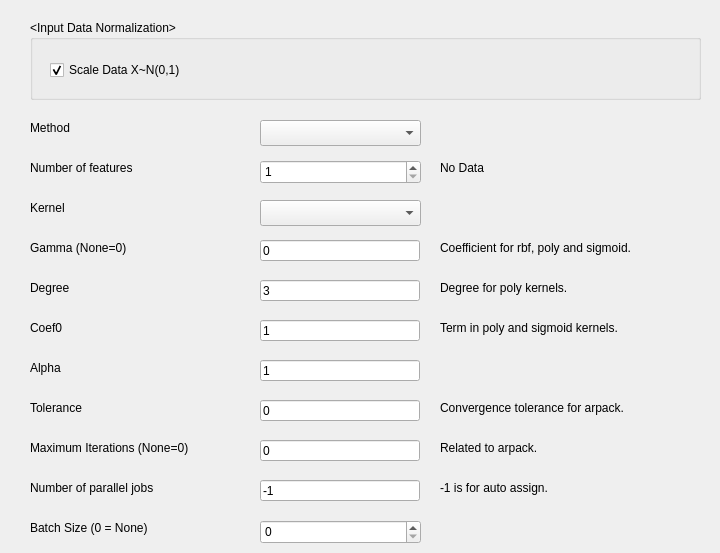
   <widget class="QWidget" name="tab_2">
    <attribute name="title">
     <string>Parameters</string>
    </attribute>
    <widget class="QGroupBox" name="groupBox">
     <property name="geometry">
      <rect>
       <x>30</x>
       <y>20</y>
       <width>671</width>
       <height>80</height>
      </rect>
     </property>
     <property name="title">
      <string>&lt;Input Data Normalization&gt;</string>
     </property>
     <widget class="QCheckBox" name="cbScale">
      <property name="geometry">
       <rect>
        <x>20</x>
        <y>40</y>
        <width>191</width>
        <height>20</height>
       </rect>
      </property>
      <property name="text">
       <string>Scale Data X~N(0,1)</string>
      </property>
      <property name="checked">
       <bool>true</bool>
      </property>
     </widget>
    </widget>
    <widget class="QLabel" name="label_11">
     <property name="geometry">
      <rect>
       <x>30</x>
       <y>440</y>
       <width>231</width>
       <height>16</height>
      </rect>
     </property>
     <property name="text">
      <string>Maximum Iterations (None=0)</string>
     </property>
    </widget>
    <widget class="QLineEdit" name="txtJobs">
     <property name="geometry">
      <rect>
       <x>260</x>
       <y>480</y>
       <width>160</width>
       <height>21</height>
      </rect>
     </property>
     <property name="text">
      <string>-1</string>
     </property>
    </widget>
    <widget class="QLineEdit" name="txtMaxIter">
     <property name="geometry">
      <rect>
       <x>260</x>
       <y>440</y>
       <width>160</width>
       <height>21</height>
      </rect>
     </property>
     <property name="text">
      <string>0</string>
     </property>
    </widget>
    <widget class="QLineEdit" name="txtDegree">
     <property name="geometry">
      <rect>
       <x>260</x>
       <y>280</y>
       <width>160</width>
       <height>21</height>
      </rect>
     </property>
     <property name="text">
      <string>3</string>
     </property>
    </widget>
    <widget class="QLabel" name="lblFeaNum_6">
     <property name="geometry">
      <rect>
       <x>440</x>
       <y>440</y>
       <width>241</width>
       <height>16</height>
      </rect>
     </property>
     <property name="text">
      <string>Related to arpack.</string>
     </property>
    </widget>
    <widget class="QLabel" name="label_13">
     <property name="geometry">
      <rect>
       <x>30</x>
       <y>480</y>
       <width>231</width>
       <height>16</height>
      </rect>
     </property>
     <property name="text">
      <string>Number of parallel jobs</string>
     </property>
    </widget>
    <widget class="QLabel" name="label_14">
     <property name="geometry">
      <rect>
       <x>30</x>
       <y>240</y>
       <width>221</width>
       <height>16</height>
      </rect>
     </property>
     <property name="text">
      <string>Gamma (None=0)</string>
     </property>
    </widget>
    <widget class="QLineEdit" name="txtCoef0">
     <property name="geometry">
      <rect>
       <x>260</x>
       <y>320</y>
       <width>160</width>
       <height>21</height>
      </rect>
     </property>
     <property name="text">
      <string>1</string>
     </property>
    </widget>
    <widget class="QComboBox" name="cbKernel">
     <property name="geometry">
      <rect>
       <x>260</x>
       <y>200</y>
       <width>161</width>
       <height>26</height>
      </rect>
     </property>
    </widget>
    <widget class="QLabel" name="lblFeaNum">
     <property name="geometry">
      <rect>
       <x>440</x>
       <y>160</y>
       <width>191</width>
       <height>16</height>
      </rect>
     </property>
     <property name="text">
      <string>No Data</string>
     </property>
    </widget>
    <widget class="QLineEdit" name="txtGamma">
     <property name="geometry">
      <rect>
       <x>260</x>
       <y>240</y>
       <width>160</width>
       <height>21</height>
      </rect>
     </property>
     <property name="text">
      <string>0</string>
     </property>
    </widget>
    <widget class="QLabel" name="label_15">
     <property name="geometry">
      <rect>
       <x>30</x>
       <y>280</y>
       <width>231</width>
       <height>16</height>
      </rect>
     </property>
     <property name="text">
      <string>Degree</string>
     </property>
    </widget>
    <widget class="QLineEdit" name="txtAlpha">
     <property name="geometry">
      <rect>
       <x>260</x>
       <y>360</y>
       <width>160</width>
       <height>21</height>
      </rect>
     </property>
     <property name="text">
      <string>1</string>
     </property>
    </widget>
    <widget class="QLabel" name="lblFeaNum_2">
     <property name="geometry">
      <rect>
       <x>440</x>
       <y>280</y>
       <width>191</width>
       <height>16</height>
      </rect>
     </property>
     <property name="text">
      <string>Degree for poly kernels.</string>
     </property>
    </widget>
    <widget class="QLabel" name="label_16">
     <property name="geometry">
      <rect>
       <x>30</x>
       <y>360</y>
       <width>231</width>
       <height>16</height>
      </rect>
     </property>
     <property name="text">
      <string>Alpha</string>
     </property>
    </widget>
    <widget class="QLabel" name="label_18">
     <property name="geometry">
      <rect>
       <x>30</x>
       <y>200</y>
       <width>231</width>
       <height>16</height>
      </rect>
     </property>
     <property name="text">
      <string>Kernel</string>
     </property>
    </widget>
    <widget class="QSpinBox" name="txtNumFea">
     <property name="geometry">
      <rect>
       <x>260</x>
       <y>160</y>
       <width>161</width>
       <height>24</height>
      </rect>
     </property>
     <property name="minimum">
      <number>1</number>
     </property>
    </widget>
    <widget class="QLabel" name="lblFeaNum_3">
     <property name="geometry">
      <rect>
       <x>440</x>
       <y>240</y>
       <width>241</width>
       <height>16</height>
      </rect>
     </property>
     <property name="text">
      <string>Coefficient for rbf, poly and sigmoid.</string>
     </property>
    </widget>
    <widget class="QLabel" name="lblFeaNum_5">
     <property name="geometry">
      <rect>
       <x>440</x>
       <y>400</y>
       <width>241</width>
       <height>16</height>
      </rect>
     </property>
     <property name="text">
      <string>Convergence tolerance for arpack.</string>
     </property>
    </widget>
    <widget class="QLabel" name="label_19">
     <property name="geometry">
      <rect>
       <x>30</x>
       <y>400</y>
       <width>221</width>
       <height>16</height>
      </rect>
     </property>
     <property name="text">
      <string>Tolerance</string>
     </property>
    </widget>
    <widget class="QLabel" name="lblFeaNum_4">
     <property name="geometry">
      <rect>
       <x>440</x>
       <y>320</y>
       <width>271</width>
       <height>16</height>
      </rect>
     </property>
     <property name="text">
      <string>Term in poly and sigmoid kernels. </string>
     </property>
    </widget>
    <widget class="QLabel" name="label_4">
     <property name="geometry">
      <rect>
       <x>30</x>
       <y>160</y>
       <width>221</width>
       <height>16</height>
      </rect>
     </property>
     <property name="text">
      <string>Number of features</string>
     </property>
    </widget>
    <widget class="QLineEdit" name="txtTole">
     <property name="geometry">
      <rect>
       <x>260</x>
       <y>400</y>
       <width>160</width>
       <height>21</height>
      </rect>
     </property>
     <property name="text">
      <string>0</string>
     </property>
    </widget>
    <widget class="QLabel" name="label_20">
     <property name="geometry">
      <rect>
       <x>30</x>
       <y>320</y>
       <width>231</width>
       <height>16</height>
      </rect>
     </property>
     <property name="text">
      <string>Coef0</string>
     </property>
    </widget>
    <widget class="QLabel" name="lblFeaNum_7">
     <property name="geometry">
      <rect>
       <x>440</x>
       <y>480</y>
       <width>241</width>
       <height>16</height>
      </rect>
     </property>
     <property name="text">
      <string>-1 is for auto assign.</string>
     </property>
    </widget>
    <widget class="QLabel" name="label_21">
     <property name="geometry">
      <rect>
       <x>30</x>
       <y>120</y>
       <width>231</width>
       <height>16</height>
      </rect>
     </property>
     <property name="text">
      <string>Method</string>
     </property>
    </widget>
    <widget class="QComboBox" name="cbMethod">
     <property name="geometry">
      <rect>
       <x>260</x>
       <y>120</y>
       <width>161</width>
       <height>26</height>
      </rect>
     </property>
    </widget>
    <widget class="QLabel" name="label_22">
     <property name="geometry">
      <rect>
       <x>30</x>
       <y>520</y>
       <width>171</width>
       <height>16</height>
      </rect>
     </property>
     <property name="text">
      <string>Batch Size (0 = None) </string>
     </property>
    </widget>
    <widget class="QSpinBox" name="txtBatch">
     <property name="geometry">
      <rect>
       <x>260</x>
       <y>520</y>
       <width>161</width>
       <height>24</height>
      </rect>
     </property>
     <property name="minimum">
      <number>0</number>
     </property>
     <property name="maximum">
      <number>999999999</number>
     </property>
     <property name="value">
      <number>0</number>
     </property>
    </widget>
   </widget>
